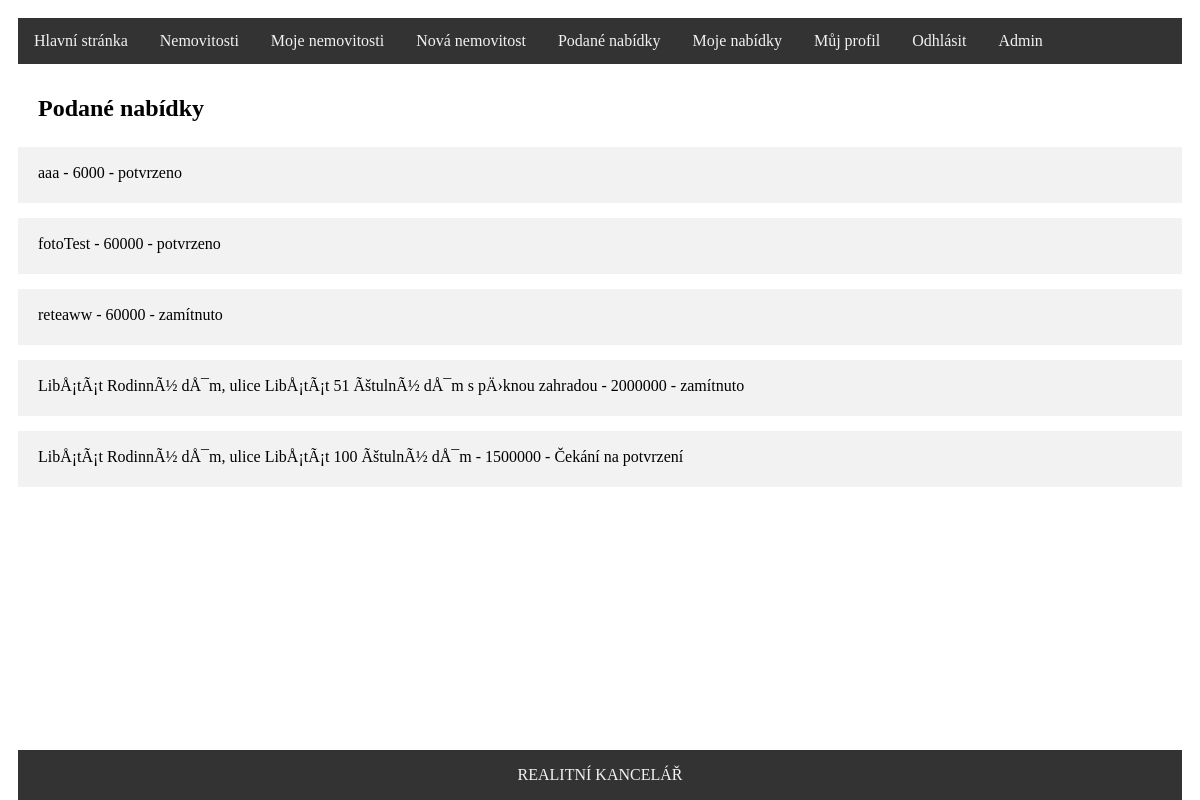
Page /team-work/code/index.php?page=nabidky (signed in) on the committed database.
### tables this page shows
CREATE TABLE `zajemci_koupe` (
  `id` int(11) NOT NULL,
  `id_nemovitost` int(11) NOT NULL,
  `id_kupujici` int(11) NOT NULL,
  `potvrzeno` tinyint(1) NOT NULL DEFAULT '2'
);

CREATE TABLE `nemovitost` (
  `id` int(11) NOT NULL,
  `text` varchar(200) NOT NULL,
  `popis` text NOT NULL,
  `id_obec` int(11) NOT NULL,
  `cena` int(11) NOT NULL,
  `id_uzivatel` int(3) NOT NULL,
  `prodano` int(1) NOT NULL DEFAULT '0'
);

### team-work/code/controllers/CZajemci_Koupe.php (called while the page is built, shortened)
<?php
class CZajemci_Koupe {
    public static function selectZajemciKoupe($clauseIdVlastnik = NULL, $clauseIdZajemce = NULL) {
        $db = DbInfo::getinfo();
        $index = 0;
        $zajemciKoupe = NULL;
        if ($clauseIdVlastnik != NULL) {
            $select = $db->prepare("SELECT * FROM `nemovitost`, `uzivatele`, `zajemci_koupe` WHERE zajemci_koupe.id_nemovitost = nemovitost.id AND nemovitost.id_uzivatel = ? AND zajemci_koupe.id_kupujici = uzivatele.id ORDER BY id_nemovitost");
            $select->execute([$clauseIdVlastnik]);
            $rows = $select->fetchAll();
            foreach ($rows as $row) {
                $nemovitost = new Nemovitost($row["id_nemovitost"], $row["text"], $row["popis"], $row["cena"], $row["id_obec"], $row["id_uzivatel"]);
                $zajemce = new Uzivatel($row["id_kupujici"], NULL, NULL, NULL, $row["jmeno"], $row["prijmeni"], $row["email"], $row["telefon"]);
                $zajemciKoupe[$index++] = new Zajemci_Koupe($row["id"], $zajemce, $nemovitost, $row["potvrzeno"]);
            }
        } else if ($clauseIdZajemce != NULL) {
            $select = $db->prepare("SELECT * FROM `nemovitost`,`zajemci_koupe` WHERE zajemci_koupe.id_nemovitost = nemovitost.id AND zajemci_koupe.id_kupujici = ?");
            $select->execute([$clauseIdZajemce]);
            $rows = $select->fetchAll();
            foreach ($rows as $row) {
                $nemovitost = new Nemovitost($row["id_nemovitost"], $row["text"], $row["popis"], $row["cena"], $row["id_obec"], $row["id_uzivatel"]);
                $zajemciKoupe[$index++] = new Zajemci_Koupe($row["id"], new Uzivatel($clauseIdZajemce, NULL, NULL, NULL, NULL, NULL, NULL, NULL), $nemovitost, $row["potvrzeno"]);
            }
        }
        return $zajemciKoupe;
    }
}

### team-work/code/model/Zajemci_Koupe.php (called while the page is built, shortened)
<?php
class Zajemci_Koupe {
    private $nemovitost;
    private $potvrzeno;
    public function __construct($id, $uzivatel, $nemovitost, $potvrzeno) {
        $this->nemovitost = $nemovitost;
        $this->potvrzeno = $potvrzeno;
    }
        public function getPotvrzeno() {
        return $this->potvrzeno;
    }
    public function getNemovitost() : Nemovitost{
        return $this->nemovitost;
    }
}

### team-work/code/model/Nemovitost.php (called while the page is built, shortened)
<?php
class Nemovitost {
    private $text;
    private $cena;
    public function __construct($id, $text, $popis, $cena, $id_obec, $id_uzivatel) {
        $this->text = $text;
        $this->cena = $cena;
    }
    public function getText() {
        return $this->text;
    }
    public function getCena() {
        return $this->cena;
    }
}

### team-work/code/nabidky.php (the view, shortened to what this page needs)
<div class="item2">
    <div id="nabidky">
        <h2>Podané nabídky</h2>
        <?php
        $zajemci_koupe = CZajemci_Koupe::selectZajemciKoupe(NULL, $_SESSION["id"]);
        if (sizeof($zajemci_koupe) > 0) {
            foreach ($zajemci_koupe as $row) {
                $nemovitost = $row->getNemovitost();
                if ($row->getPotvrzeno() == 0) {
                    $potvrzeno = "zamítnuto";
                } else if ($row->getPotvrzeno() == 1) {
                    $potvrzeno = "potvrzeno";
                } else if ($row->getPotvrzeno() == 2) {
                    $potvrzeno = "Čekání na potvrzení";
                }
                echo "<div class='row'>";
                echo "<p>";
                echo $nemovitost->getText() . " - ";
                echo $nemovitost->getCena() . " - ";
                echo $potvrzeno;
                echo "</p>";
                echo "</div>";
            }
        } else {
            echo "<div class='row'><p>Nepodal jste zatím žádnou nabídku</p></div>";
        }
        ?>
    </div>
</div>

### team-work/code/styles.css (style rules this page uses)
.item2 { grid-area: main; }
.item2 { margin-bottom: 100px; }
#nabidky h2 { padding: 1px 0px 5px 20px; }
#nabidky .row { padding: 1px 0px 5px 20px; }
.row { margin: 15px 0px 15px 0px; background-color: #f2f2f2; }

### rows in the picture
zajemci_koupe: id_nemovitost.text "aaa", id_nemovitost.cena "6000", id_nemovitost.id_obec "potvrzeno"
zajemci_koupe: id_nemovitost.text "fotoTest", id_nemovitost.cena "60000", potvrzeno "potvrzeno"
zajemci_koupe: id_nemovitost.text "reteaww", id_nemovitost.cena "60000", potvrzeno "zamítnuto"
zajemci_koupe: id_nemovitost.text "LibÅ¡tÃ¡t RodinnÃ½ dÅ¯m, ulice LibÅ¡tÃ¡t 51 ÃštulnÃ½ dÅ¯m s pÄ›knou zahradou", id_nemovitost.cena "2000000", potvrzeno "zamítnuto"
zajemci_koupe: id_nemovitost.text "LibÅ¡tÃ¡t RodinnÃ½ dÅ¯m, ulice LibÅ¡tÃ¡t 100 ÃštulnÃ½ dÅ¯m", id_nemovitost.cena "1500000", potvrzeno "Čekání na potvrzení"
